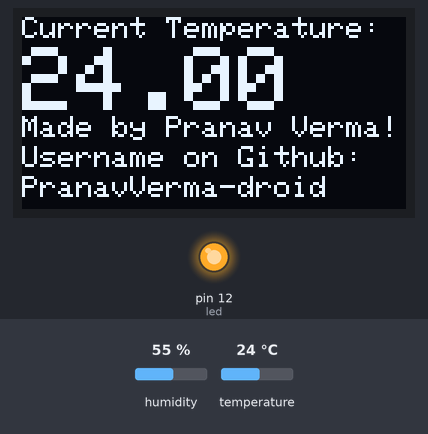
A sketch run on a simulated Arduino Uno, built with avr-gcc and run on an emulated ATmega328P. On the bench: 128×64 one-colour display, output pins drawn as LEDs (lit = HIGH). The test bench sets the inputs (shaded band); at power-on: temperature 24 °C, humidity 55 %. What the sketch prints to the serial monitor is not drawn.

Above: at 1.4 s.
1.5 s: temperature set to 12 °C
At 3.3 s:
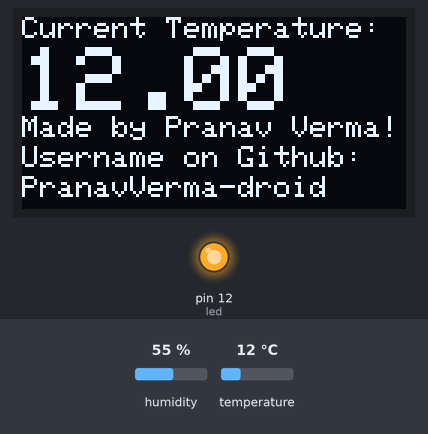
4.3 s: temperature set to 19 °C
At 5.9 s:
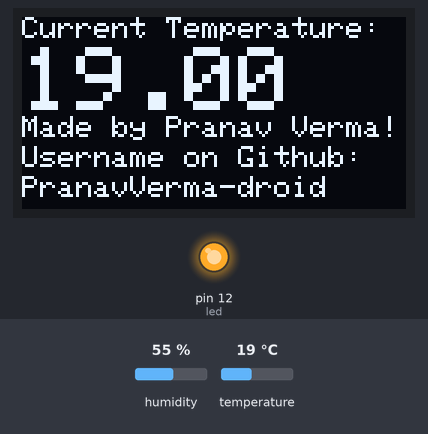
7.1 s: temperature set to 28 °C
At 10.0 s:
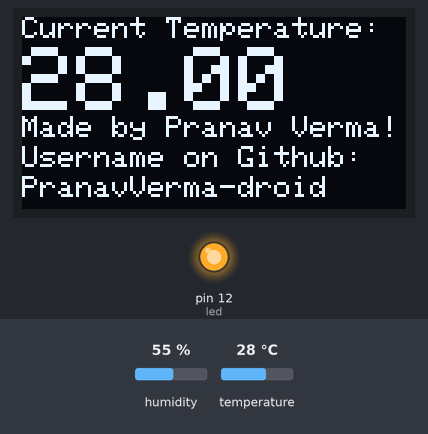
Timing chart, 0 to 11.5 s (numbered marks = the images above; inputs shaded):
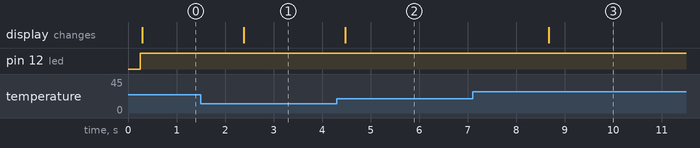

Measured:
- after the input at 1.5 s, the display: changes after 0.89 s (image 1)
- after the input at 4.3 s, the display: changes after 0.18 s (image 2)
- after the input at 7.1 s, the display: changes after 1.6 s (image 3)

The sketch:

TEMPERATURE_OLED.ino
```cpp
#include <Adafruit_GFX.h>
#include <Adafruit_SSD1306.h>
#include <Adafruit_Sensor.h>
#define SCREEN_WIDTH 128 // OLED display width, in pixels
#define SCREEN_HEIGHT 64 // OLED display height, in pixels
//SCK PIN -> D1
//SDA PIN -> D2
Adafruit_SSD1306 display(SCREEN_WIDTH, SCREEN_HEIGHT, &Wire, -1);

#include "DHT.h"
#define DHTPIN 9    // Digital pin connected to the DHT sensor (D5)
// - DHT Sensor Library: https://github.com/adafruit/DHT-sensor-library
// - Adafruit Unified Sensor Lib: https://github.com/adafruit/Adafruit_Sensor
#define DHTTYPE DHT11   // DHT 11
//#define DHTTYPE DHT22   // DHT 22  (AM2302), AM2321
//#define DHTTYPE DHT21   // DHT 21 (AM2301)
DHT dht(DHTPIN, DHTTYPE);

int led = 12;


void setup() {

  Serial.begin (115200);
     if(!display.begin(SSD1306_SWITCHCAPVCC, 0x3C)) {
    Serial.println(F("SSD1306 allocation failed"));
    for(;;);
  }
  delay(200);
  display.clearDisplay();
  display.setTextColor(WHITE);

  pinMode(led, OUTPUT);

  Serial.println(F("DHTxx test!"));
  dht.begin();

}

void loop() {
float  h = dht.readHumidity();
float  t = dht.readTemperature();

digitalWrite(led, HIGH);

  display.clearDisplay();


  display.setTextSize(1);
  display.setCursor(0,0);
  display.print("Current Temperature: ");
  display.setTextSize(3);
  display.setCursor(0,10);
  display.print(t);
  display.setTextSize(1);


  display.setCursor(0,33);
  display.print("Made by Pranav Verma!");
  display.setCursor(0,43);
  display.print("Username on Github: ");
  display.setCursor(0,53);
  display.print("PranavVerma-droid");
  display.display();
  delay(1000);


}
```
